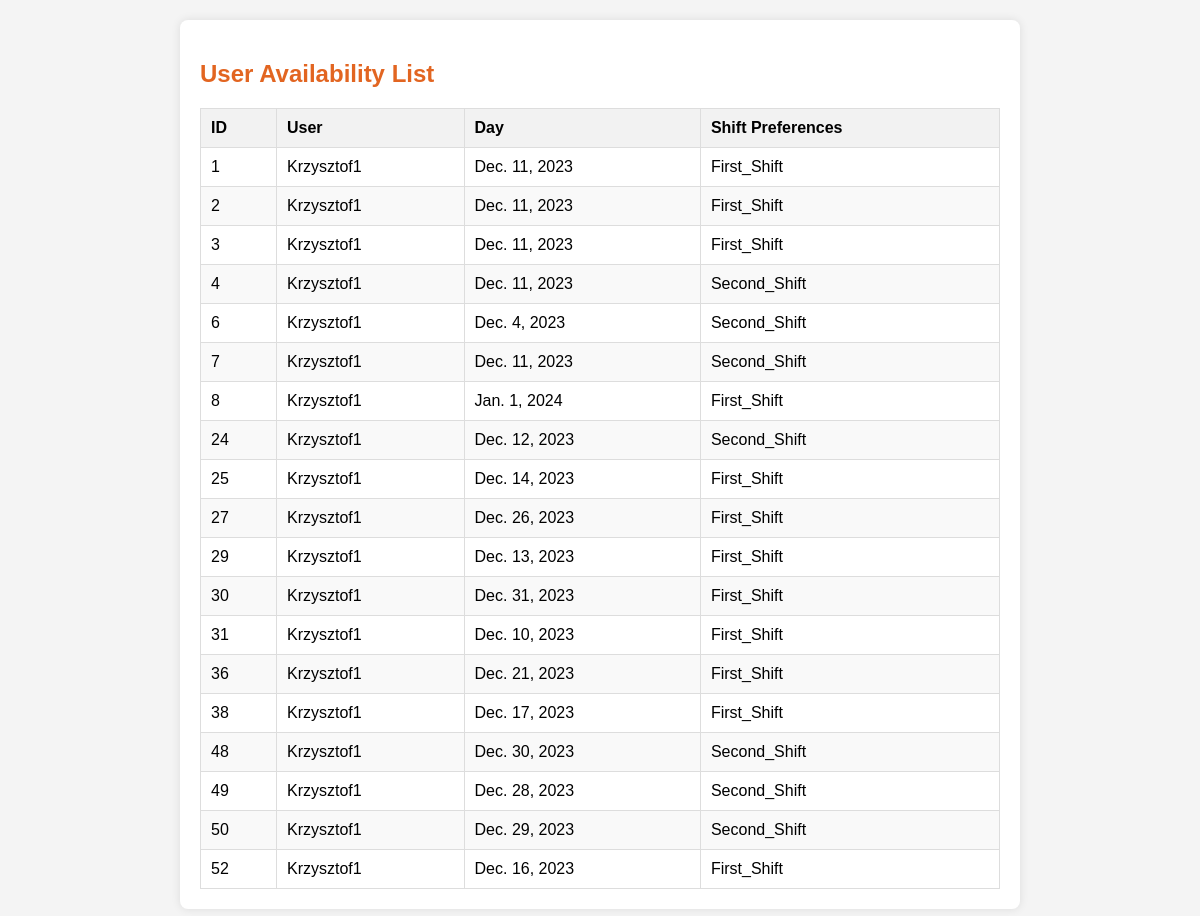
The page /availability_list (signed in) on the database its author committed.
### viewer/models.py (models this page shows, shortened)
class UserAvailability(models.Model):
    user_availability_id = models.AutoField(primary_key=True)
    user_id = models.ForeignKey(User, on_delete=models.CASCADE)
    day = models.DateField(blank=True)
    shift_preferences = models.CharField(max_length=20, choices=SHIFT_CHOICES)

### viewer/views.py (the view)
# urls.py: path('availability_list', views.availability_list, name='availability_list'),
def availability_list(request):
    if request.user.is_staff:
        user_availabilities = UserAvailability.objects.all()
    else:
        user_availabilities = UserAvailability.objects.filter(user_id=request.user)
    context = {
        'user_availabilities': user_availabilities,
    }
    return render(request, 'schedule/availability_list.html', context)

### viewer/templates/schedule/availability_list.html (shortened to what this page needs)
<!DOCTYPE html>
<html lang="en">
<head>
</head>
<body>
<div class="container">
    <h2>User Availability List</h2>
    {% if user_availabilities %}
        <table class="availability-table">
            <thead>
                <tr>
                    <th onclick="sortTable(0)">ID</th>
                    <th onclick="sortTable(1)">User</th>
                    <th onclick="sortTable(2)">Day</th>
                    <th onclick="sortTable(3)">Shift Preferences</th>
                </tr>
            </thead>
            <tbody>
                {% for availability in user_availabilities %}
                    <tr>
                        <td>{{ availability.user_availability_id }}</td>
                        <td>{{ availability.user_id.username }}</td>
                        <td>{{ availability.day }}</td>
                        <td>{{ availability.shift_preferences }}</td>
                    </tr>
                {% endfor %}
            </tbody>
        </table>
    {% else %}
        <p>No availabilities found.</p>
    {% endif %}
</div>
</body>
</html>

### viewer/templates/schedule/availability_list.html (style rules this page uses)
body { font-family: Arial, sans-serif; background-color: #f4f4f4; margin: 0; padding: 0; }
.container { max-width: 800px; margin: 20px auto; background-color: #fff; padding: 20px; box-shadow: 0 0 10px rgba(0, 0, 0, 0.1); border-radius: 8px; }
h2 { color: rgba(224, 91, 19, 0.94); }
.availability-table { width: 100%; border-collapse: collapse; margin-top: 20px; }
.availability-table th, .availability-table td { border: 1px solid #ddd; padding: 10px; text-align: left; cursor: pointer; }
.availability-table th { background-color: #f2f2f2; }
.availability-table tbody tr:nth-child(even) { background-color: #f9f9f9; }

### rows shown on the page
UserAvailability: user_availability_id "1", user_id.username "Krzysztof1", day "Dec. 11, 2023", shift_preferences "First_Shift"
UserAvailability: user_availability_id "2", user_id.username "Krzysztof1", day "Dec. 11, 2023", shift_preferences "First_Shift"
UserAvailability: user_availability_id "3", user_id.username "Krzysztof1", day "Dec. 11, 2023", shift_preferences "First_Shift"
UserAvailability: user_availability_id "4", user_id.username "Krzysztof1", day "Dec. 11, 2023", shift_preferences "Second_Shift"
UserAvailability: user_availability_id "6", user_id.username "Krzysztof1", day "Dec. 4, 2023", shift_preferences "Second_Shift"
UserAvailability: user_availability_id "7", user_id.username "Krzysztof1", day "Dec. 11, 2023", shift_preferences "Second_Shift"
UserAvailability: user_availability_id "8", user_id.username "Krzysztof1", day "Jan. 1, 2024", shift_preferences "First_Shift"
UserAvailability: user_availability_id "24", user_id.username "Krzysztof1", day "Dec. 12, 2023", shift_preferences "Second_Shift"
UserAvailability: user_availability_id "25", user_id.username "Krzysztof1", day "Dec. 14, 2023", shift_preferences "First_Shift"
UserAvailability: user_availability_id "27", user_id.username "Krzysztof1", day "Dec. 26, 2023", shift_preferences "First_Shift"
UserAvailability: user_availability_id "29", user_id.username "Krzysztof1", day "Dec. 13, 2023", shift_preferences "First_Shift"
UserAvailability: user_availability_id "30", user_id.username "Krzysztof1", day "Dec. 31, 2023", shift_preferences "First_Shift"
UserAvailability: user_availability_id "31", user_id.username "Krzysztof1", day "Dec. 10, 2023", shift_preferences "First_Shift"
UserAvailability: user_availability_id "36", user_id.username "Krzysztof1", day "Dec. 21, 2023", shift_preferences "First_Shift"
UserAvailability: user_availability_id "38", user_id.username "Krzysztof1", day "Dec. 17, 2023", shift_preferences "First_Shift"
UserAvailability: user_availability_id "48", user_id.username "Krzysztof1", day "Dec. 30, 2023", shift_preferences "Second_Shift"
UserAvailability: user_availability_id "49", user_id.username "Krzysztof1", day "Dec. 28, 2023", shift_preferences "Second_Shift"
UserAvailability: user_availability_id "50", user_id.username "Krzysztof1", day "Dec. 29, 2023", shift_preferences "Second_Shift"
UserAvailability: user_availability_id "52", user_id.username "Krzysztof1", day "Dec. 16, 2023", shift_preferences "First_Shift"
